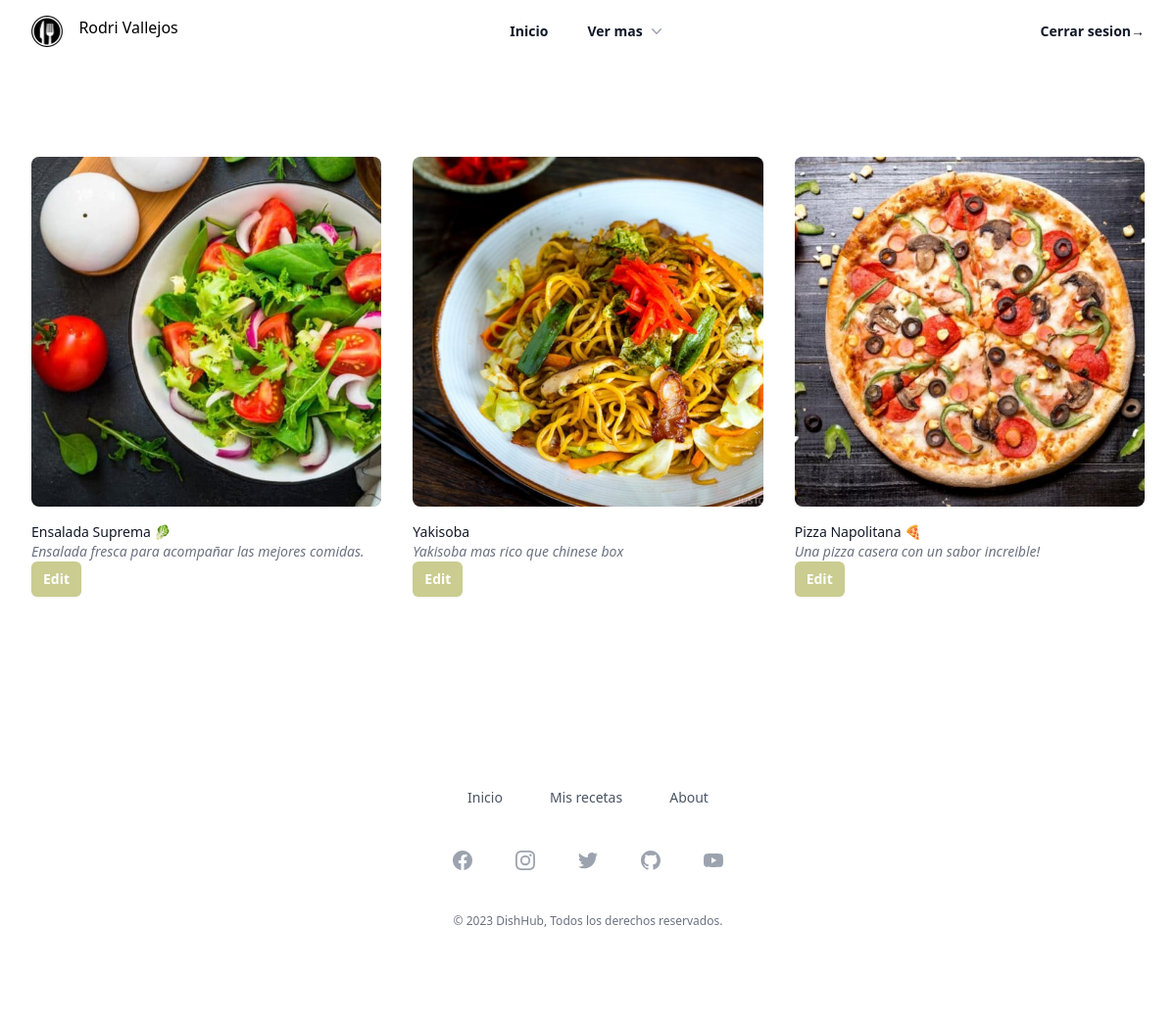
Screenshot of /your_recipes (signed in) with the database file from the repository.
### models.py (models this page shows, shortened)
class User(db.Model, UserMixin):
    id = db.Column(db.Integer, primary_key=True)
    username = db.Column(db.String(12), unique=True, nullable=False)
    correo_user = db.Column(db.String, unique = True, nullable = False)
    nombre = db.Column(db.String(50))
    apellido = db.Column(db.String(50))
    password = db.Column(db.String(400))
    rol = db.Column(db.String(15), default='gastronomo') # Hacemos que el rol default sea gastronomo
    recetas = db.relationship('Receta', backref = 'user')

class Receta(db.Model):
    id = db.Column(db.Integer, primary_key=True)
    nombre_receta = db.Column(db.String(50))
    descripcion_receta = db.Column(db.Text)
    ingredientes = db.Column(db.Text)
    colaboradores = db.Column(db.String(400)) #Almacena los colaboradores
    user_id = db.Column(db.Integer, db.ForeignKey('user.id'), nullable=False) # Creador de la receta
    fecha_receta = db.Column(db.String, default=fecha_string)
    image_path = db.Column(db.String(200), nullable=True)  # Almacena la ruta de la imagen
    privacidad = db.Column(db.Boolean, default=True)

### app.py (the view)
@app.route("/your_recipes")
@login_required
def your_recipes():
    query_recetas = Receta.query.filter_by(user_id=current_user.id).all()
    return render_template ("your_recipes.html", query_recetas=query_recetas)

### app.py (called while the page is built)
@login_manager.user_loader
def load_user(id):
    return User.query.get(int(id))

### templates/your_recipes.html (shortened to what this page needs)
{% extends 'base.html' %}
{% block body %}
<div class="bg-white">
    <div class="mx-auto max-w-7xl overflow-hidden px-4 py-16 sm:px-6 sm:py-24 lg:px-8">
        <div class="grid grid-cols-1 gap-x-6 gap-y-10 sm:grid-cols-2 lg:grid-cols-3 lg:gap-x-8">
            {% for receta in query_recetas %}
            <div>
                <a href="/recipe/{{receta.id}}" class="group text-sm">
                    <div class="aspect-h-1 aspect-w-1 w-full overflow-hidden rounded-lg bg-gray-100 group-hover:opacity-75">
                        <img src="{{ receta.image_path }}" alt="Foto de la receta">
                    </div>
                    <h3 class="mt-4 font-medium text-gray-900">{{receta.nombre_receta}}</h3>
                    <p class="italic text-gray-500">{{receta.descripcion_receta}}</p>
                </a>
                {% if current_user.is_authenticated %}
                {% if current_user.rol == 'admin' or receta.user_id == current_user.id or current_user.username in receta.colaboradores.split(',') %}
                <a href="/recipe_edit/{{receta.id}}">
                    <button type="button" class="rounded-md bg-[#CACC90] hover:bg-[#75704E] px-3 py-2 text-sm font-semibold text-white shadow-sm focus-visible:outline focus-visible:outline-2 focus-visible:outline-offset-2 focus-visible:outline-indigo-600">Edit</button>
                </a>
                {% endif %}
                {% endif %}
            </div>
            {% endfor %}
        </div>
    </div>
</div>
{% endblock %}

### templates/base.html (shortened to what this page needs)
<!DOCTYPE html>
<html lang="en">
<head>
    <script src="https://cdn.tailwindcss.com"></script>
</head>
<body>
<header class="bg-white">
  <nav class="mx-auto flex max-w-7xl items-center justify-between p-4 lg:px-8" aria-label="Global">
      <div class="flex lg:flex-1">
        <a href="/home" class="-m-1.5 p-1.5">
          <img class="h-8 w-auto" src="{{ url_for('static', filename='dish_hub_icon.png') }}" alt="DishHub_logo">
        </a>
        <p class="pl-4">{{current_user.nombre}} {{current_user.apellido}}</p>
      </div>
      <a href="/home" class="text-sm pr-10 font-semibold leading-6 text-gray-900">Inicio</a>
    <div  class="hidden lg:flex lg:gap-x-12">
      <div class="relative">
        <button onclick="slide()" type="button" class="flex items-center gap-x-1 text-sm font-semibold leading-6 text-gray-900" aria-expanded="false">
          Ver mas
          <svg class="h-5 w-5 flex-none text-gray-400" viewBox="0 0 20 20" fill="currentColor" aria-hidden="true">
            <path fill-rule="evenodd" d="M5.23 7.21a.75.75 0 011.06.02L10 11.168l3.71-3.938a.75.75 0 111.08 1.04l-4.25 4.5a.75.75 0 01-1.08 0l-4.25-4.5a.75.75 0 01.02-1.06z" clip-rule="evenodd" />
          </svg>
        </button>
      </div>
    </div>
    <div class="hidden lg:flex lg:flex-1 lg:justify-end">
      {% if current_user.is_authenticated %}
      <a href="/logout" class="text-sm font-semibold leading-6 text-gray-900">Cerrar sesion<span aria-hidden="true">&rarr;</span></a>
      {% else %}
      <a href="/register" class="text-sm font-semibold leading-6 text-gray-900 pr-4">Registrarse </a>
      <a href="/login" class="text-sm font-semibold leading-6 text-gray-900">Iniciar Sesion <span aria-hidden="true">&rarr;</span></a>
      {% endif %}
    </div>
  </nav>
</header>
<div id="flash-message" class="message-container fixed top-0 right-0 p-4 w-screen">
</div>
    {% block body%}
    {% endblock %}
<footer class="inset-x-0 bottom-0 bg-white">
  <div class="mx-auto max-w-7xl overflow-hidden px-6 py-20 sm:py-24 lg:px-8">
    <nav class="-mb-6 columns-2 sm:flex sm:justify-center sm:space-x-12" aria-label="Footer">
      <div class="pb-6">
        <a href="/home" class="text-sm leading-6 text-gray-600 hover:text-gray-900">Inicio</a>
      </div>
      <div class="pb-6">
        <a href="/your_recipes" class="text-sm leading-6 text-gray-600 hover:text-gray-900">Mis recetas</a>
      </div>
      <div class="pb-6">
        <a href="#" class="text-sm leading-6 text-gray-600 hover:text-gray-900">About</a>
      </div>
    </nav>
    <div class="mt-10 flex justify-center space-x-10">
      <a href="#" class="text-gray-400 hover:text-gray-500">
      </a>
      <a href="#" class="text-gray-400 hover:text-gray-500">
      </a>
      <a href="#" class="text-gray-400 hover:text-gray-500">
      </a>
      <a href="https://github.com/mauriaranam/DishHub" target="_blank" class="text-gray-400 hover:text-gray-500">
      </a>
      <a href="https://www.youtube.com/watch?v=xqpeVnqldeM" target="_blank" class="text-gray-400 hover:text-gray-500">
      </a>
    </div>
    <p class="mt-10 text-center text-xs leading-5 text-gray-500">&copy; 2023 DishHub, Todos los derechos reservados.</p>
  </div>
</footer>
</body>
</html>

### rows the page displays
User: nombre "Rodri", apellido "Vallejos"
Receta: shows a picture, nombre_receta "Ensalada Suprema 🥬", descripcion_receta "Ensalada fresca para acompañar las mejores comidas."
Receta: shows a picture, nombre_receta "Yakisoba", descripcion_receta "Yakisoba mas rico que chinese box"
Receta: shows a picture, nombre_receta "Pizza Napolitana 🍕", descripcion_receta "Una pizza casera con un sabor increible!"
